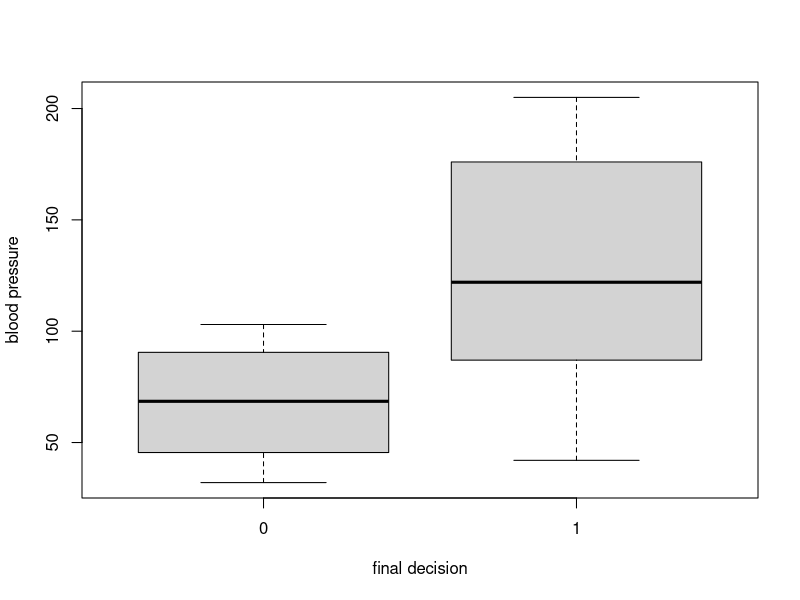
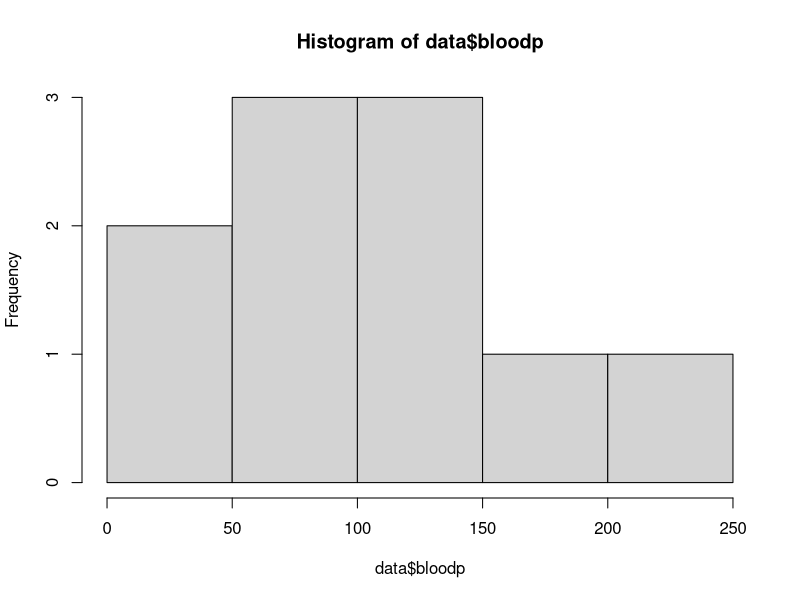
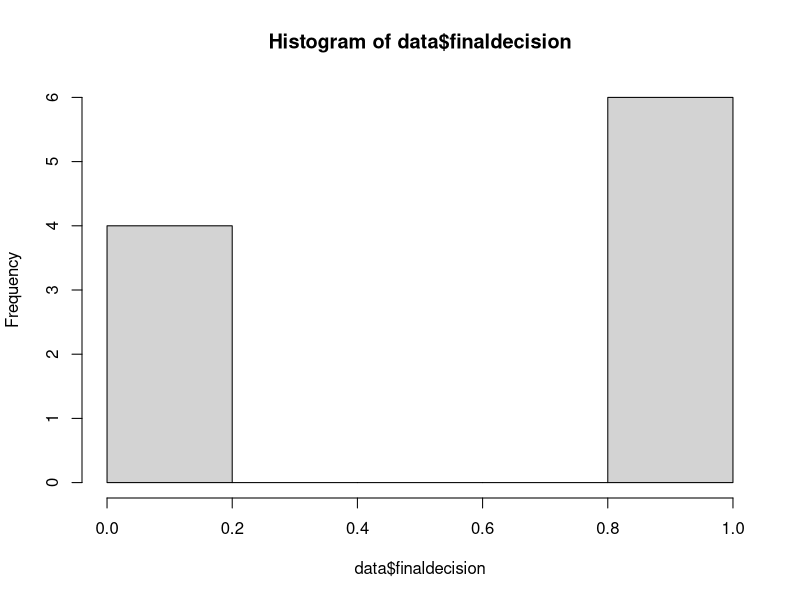

Generate these figures, in order, with R:
#creating the variables
Freq <- c(0.6,0.3,0.4,0.4,0.2,0.6,0.3,0.4,0.9,0.2)
bloodp <- c(103,87,32,42,59,109,78,205,135,176)
first <- c(1,1,1,1,0,0,0,0,NA,1)
second <- c(0,0,1,1,0,0,1,1,1,1)
finaldecision <- c(0,1,0,1,0,1,0,1,1,1)

#combine the variables into a dataframe
data <- data.frame(Freq, bloodp, first, second, finaldecision)

#check for NA values
is.na(data)

#remove NA values
na.omit(data)

#create boxplot comparing blood pressure to final decision
boxplot(data$bloodp ~ data$finaldecision, xlab = "final decision", ylab = "blood pressure")

#create histogram
hist(data$bloodp)
hist(data$finaldecision)
